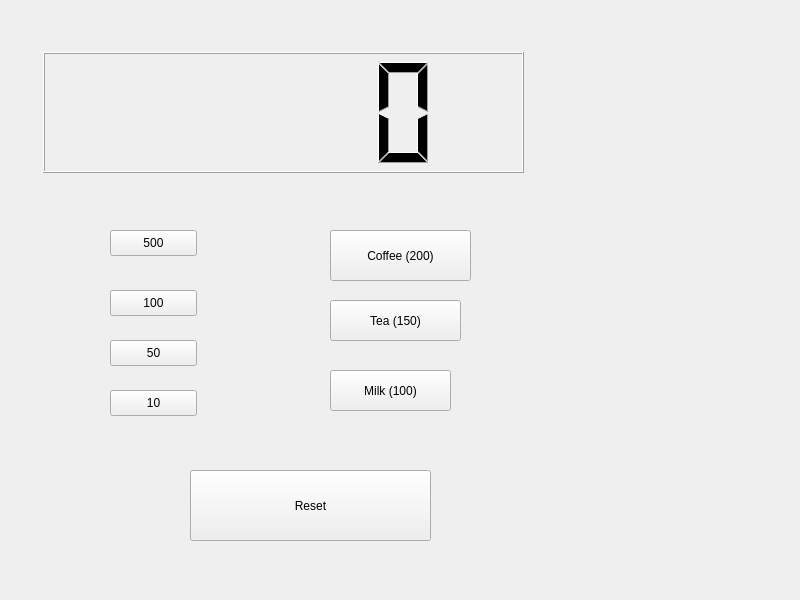
<?xml version="1.0" encoding="UTF-8"?>
<ui version="4.0">
 <class>Widget</class>
 <widget class="QWidget" name="Widget">
  <property name="geometry">
   <rect>
    <x>0</x>
    <y>0</y>
    <width>800</width>
    <height>600</height>
   </rect>
  </property>
  <property name="windowTitle">
   <string>Widget</string>
  </property>
  <widget class="QLCDNumber" name="lcdNumber">
   <property name="geometry">
    <rect>
     <x>43</x>
     <y>52</y>
     <width>481</width>
     <height>121</height>
    </rect>
   </property>
  </widget>
  <widget class="QPushButton" name="pbCoin500">
   <property name="geometry">
    <rect>
     <x>110</x>
     <y>230</y>
     <width>87</width>
     <height>26</height>
    </rect>
   </property>
   <property name="text">
    <string>500</string>
   </property>
  </widget>
  <widget class="QPushButton" name="pbCoin100">
   <property name="geometry">
    <rect>
     <x>110</x>
     <y>290</y>
     <width>87</width>
     <height>26</height>
    </rect>
   </property>
   <property name="text">
    <string>100</string>
   </property>
  </widget>
  <widget class="QPushButton" name="pbCoin50">
   <property name="geometry">
    <rect>
     <x>110</x>
     <y>340</y>
     <width>87</width>
     <height>26</height>
    </rect>
   </property>
   <property name="text">
    <string>50</string>
   </property>
  </widget>
  <widget class="QPushButton" name="pbCoin10">
   <property name="geometry">
    <rect>
     <x>110</x>
     <y>390</y>
     <width>87</width>
     <height>26</height>
    </rect>
   </property>
   <property name="text">
    <string>10</string>
   </property>
  </widget>
  <widget class="QPushButton" name="pbCoffee">
   <property name="geometry">
    <rect>
     <x>330</x>
     <y>230</y>
     <width>141</width>
     <height>51</height>
    </rect>
   </property>
   <property name="text">
    <string>Coffee (200)</string>
   </property>
  </widget>
  <widget class="QPushButton" name="pbTea">
   <property name="geometry">
    <rect>
     <x>330</x>
     <y>300</y>
     <width>131</width>
     <height>41</height>
    </rect>
   </property>
   <property name="text">
    <string>Tea (150)</string>
   </property>
  </widget>
  <widget class="QPushButton" name="pbMlik">
   <property name="geometry">
    <rect>
     <x>330</x>
     <y>370</y>
     <width>121</width>
     <height>41</height>
    </rect>
   </property>
   <property name="text">
    <string>Milk (100)</string>
   </property>
  </widget>
  <widget class="QPushButton" name="pbReset">
   <property name="geometry">
    <rect>
     <x>190</x>
     <y>470</y>
     <width>241</width>
     <height>71</height>
    </rect>
   </property>
   <property name="text">
    <string>Reset</string>
   </property>
  </widget>
 </widget>
 <resources/>
 <connections/>
</ui>
